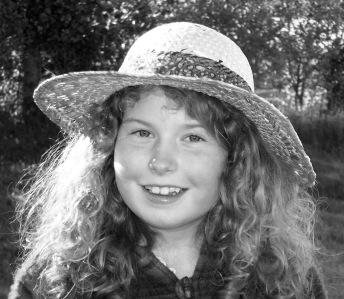
#> input picture image1_6.jpg, 344 x 299 px
$ python infotheory1_8.py
#> lines starting #> are read from the running program, lines starting #| are printed output that depends on the picture
### information_theory.py
"""Python (v2.7) code to accompany book:  Information Theory by JV Stone, 2015.
File: information_theory.py.
Author: John De Pledge.
Copyright: 2015, JV Stone, Psychology Department, Sheffield University,
                    Sheffield, England.
This code can be downloaded from
    http://jim-stone.staff.shef.ac.uk/BookInfoTheory/InfoTheoryPython.html
Creative Commons License (http://creativecommons.org/licenses/by-nc/4.0/).
You are free to share and adapt for non-commercial purposes only.

Summary: Library module with functions for calculating entropy from various
distributions."""

# Notes on list comprehensions e.g totals = [sum(row) for row in rows]
#
# The square brackets denote a list comprehension, which is read from
# left to right.
# In words : Make a list of the sum of each row for each row in rows.
#
# More on list comprehensions here:
# http://www.pythonforbeginners.com/basics/list-comprehensions-in-python


from collections import Counter
import math


def entropy_from_probabilities(probabilities):
    """Arguments:
            probabilities:  iterable, a probability distribution
       returns:
            HX:  float, the entropy of the passed distribution"""

    # Check we have a valid list of probabilities
    probabilities = valid_probabilities(probabilities)

    # Set entropy count to zero
    HX = 0

    # Loop over all probabilities and sum the entropy from each (Eq 2.52 P37)
    for px in probabilities:
        HX = HX + px * log2(1.0/px)

    return HX


def entropy_from_frequencies(frequencies):
    """Arguments:
            frequencies:  iterable, a frequency distribution
       returns:
            HX:  float, the entropy of the passed distribution"""

    # Transform the frequencies to probabilities. The probability of
    # an event is its frequency divided by the sum of all frequencies.

    sum_of_frequencies = sum(frequencies)

    # Make a list of : the probabilty for each frequency in the
    # list of frequencies.

    probabilities = [freq / float(sum_of_frequencies) for freq in frequencies]

    #
    # Now we have a probability distribution, we can find the entropy
    #
    HX = entropy_from_probabilities(probabilities)

    return HX


# [87 lines left out: functions entropy_from_sample, diff_entropy_from_frequencies, row_totals, col_totals, flatten, not called in this run]


def valid_probabilities(distribution):
    """Arguments:
            distribution:  a list of probabilities.
       returns:
            probabilities, list of valid probabilities. It removes zero values.

    All values should be positive.  The sum of the
    probabilities should be equal to 1.0 to 2 decimal places. """

    # Check the probabilities sum to 1.00 to 2 decimal places
    if round(sum(distribution), 2) != 1.0:
        raise ValueError('Probabilities do not sum to 1')

    # Check we have no negative values
    if min(distribution) < 0:
        raise ValueError('Negative probability')

    # Make a list of the probabilities in distribution where
    # the probability is greater than zero
    probabilities = [p for p in distribution if p > 0]

    return probabilities


def log2(posval):
    """Arguments:
            posval:  a postive number
       returns:
            result:  float, base 2 log of posval"""

    result = math.log(posval, 2)

    return result


def strrounddp(num, decimal_p):
    """Arguments:
            num:  the number to round
            decimal_p: integer, the number of decimal places
       returns:
            result, string x rounded to p sig figs. """

    if num == "":
        result = "0." + "0" * decimal_p
    else:
        fmt = "%." + str(decimal_p) + "f"
        result = fmt % round(float(num), decimal_p)

    return result


# [38 lines left out: functions cumulative_gaussian, erfcc, not called in this run]

### infotheory1_8.py
"""Python (v2.7) code to accompany book:  Information Theory by JV Stone, 2015.
File: infotheory1_8.py.
Author: John De Pledge.
Copyright: 2015, JV Stone, Psychology Department, Sheffield University,
                    Sheffield, England.
This code can be downloaded from
    http://jim-stone.staff.shef.ac.uk/BookInfoTheory/InfoTheoryPython.html
Creative Commons License (http://creativecommons.org/licenses/by-nc/4.0/).
You are free to share and adapt for non-commercial purposes only.

Summary: The code reads in the same figure as 1.6a.  It then calculates
the convolved image and plots the frequencies of the grey level differencs
between adjacent pixels to reproduce fig 1.8b and calculates an entropy for
this convolved image"""

from matplotlib import pyplot
from PIL import Image
import information_theory as it

def main():
    """Main function for Figure 1.8b example"""

    # Open the image
    image = Image.open("image1_6.jpg")
#> image is the input picture: PIL image 344x299 L; min 0, max 255, mean 111.9

    # Prepare display window
    pyplot.figure("Example 1.8")

    # Plot the original image
    pyplot.subplot(2, 2, 1)
    pyplot.title("Original Image")
    pyplot.imshow(image, cmap='gray')
    pyplot.axis('off')

    # Get image size
    xsize, ysize = image.size
#> xsize = 344; ysize = 299

    # Zero our frequency list
    frequencies = [0] * 511

    # Load pixels
    pixels = image.load()

    # Loop over all pixels, incrementing the frequency for each greyscale
    # value found.
    # As we loop wwe will make the convolved image by updating the pixel
    # just visited with the greyscale difference
    for row in range(0, ysize):
        for col in range(0, xsize - 1):
            diff = pixels[col + 1, row] - pixels[col, row]
            frequencies[diff+255] += 1
            # Change the pixel held to be the difference
            pixels[col, row] = diff + 127
        pixels[xsize - 1, row] = 0
#> after the loop, frequencies = 511 values, max 5383 at index 255, min 0 at index 0, mean 200.7

    # Plot the convolved image
    pyplot.subplot(2, 2, 2)
    pyplot.title("Convolved Image")
    pyplot.imshow(image, cmap='gray')
    pyplot.axis('off')

    # Use these frequencies to calculate an entropy
    HX = it.entropy_from_frequencies(frequencies)
#> in entropy_from_frequencies, `sum_of_frequencies = sum(frequencies)`: sum_of_frequencies = 102557
#> in entropy_from_frequencies, `probabilities = [freq / float(sum_of_frequencies) for freq in frequenc..`: probabilities = 511 values, max 0.0525 at index 255, min 0 at index 0, mean 0.00196
#> in valid_probabilities, `probabilities = [p for p in distribution if p > 0]`: probabilities = 302 values, max 0.0525 at index 158, min 9.75e-06 at index 0, mean 0.00331
#> the loop in entropy_from_probabilities, `for px in probabilities:` made 302 passes
#> (px, result in log2, HX) on passes 1 to 3: (9.75e-06, 16.65, 0.000162), (9.75e-06, 16.65, 0.000325), (9.75e-06, 16.65, 0.000487)
#> after the loop in entropy_from_probabilities, `for px in probabilities:`: HX = 5.94
#> HX = 5.94

    # Plot the grey level differences
    pyplot.subplot(2, 2, 3)

    # The greyscale differences can vary between -255 and 256.
    # Create a list of these numbers : -255, -254, ..., 255, 256
    diffs = range(-255, 256)

    pyplot.plot(diffs, frequencies)

    # Set title with rounded HX & axes labels
    pyplot.title("Entropy = " + it.strrounddp(HX, 3) + " bits")
#> in strrounddp, `result = fmt % round(float(num), decimal_p)`: result = '5.936'
    pyplot.xlabel("Grey-level difference")
    pyplot.ylabel("Frequency")

    # Truncate x axis at +/- 63
    pyplot.xlim([-63, 63])

    # Display the graphic
    pyplot.show()
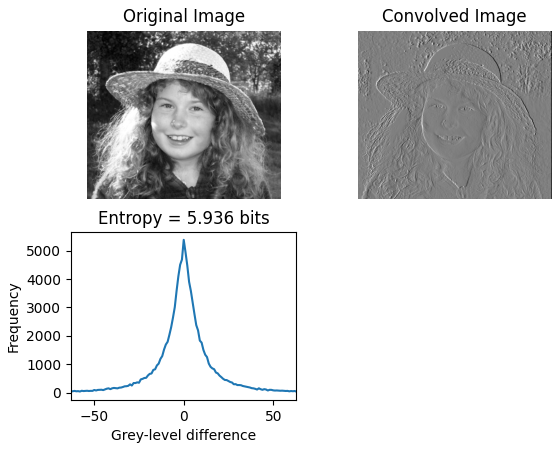
#> figure drawn by matplotlib, 3 panels; panel 3: curve peaks at x = 0, y = 5383

if __name__ == "__main__":
    main()
